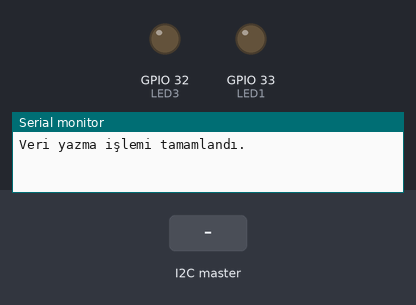
This sketch was run on a simulated ESP32. Parts: output pins drawn as LEDs (lit = HIGH), the last lines printed to the serial monitor. Inputs (shaded band) come from the test bench. Storage starts empty; nothing arrives over Bluetooth unless stated; a phone connects over Bluetooth LE 3 s after start.

Above: at 1.2 s.
1.3 s: the I2C master sends the byte 1
At 3.17 s:
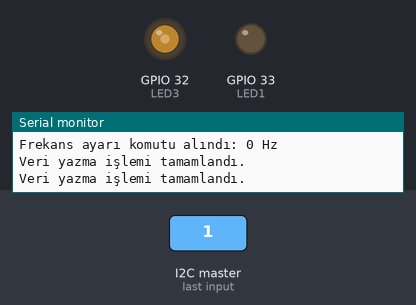
At 10.05 s:
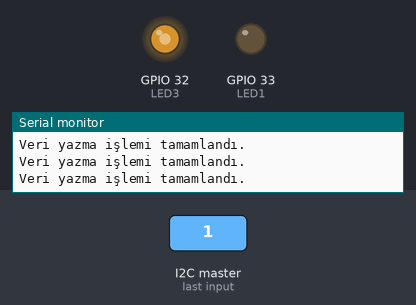
Timing chart, 0 to 10.3 s (numbered marks = the images above; inputs shaded):
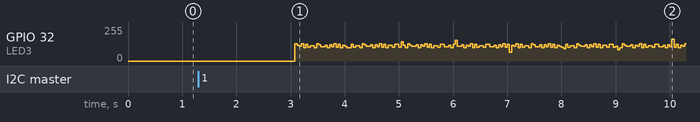

The sketch:

Raid_Eye_ESP32.ino
```cpp
#include <SPI.h>
#include <SD.h>
#include <BLEDevice.h>
#include <BLEServer.h>
#include <BLEUtils.h>
#include <BLE2902.h>
#include <Wire.h>

#define I2C_SLAVE_ADDRESS 0x30
#define BUFFER_SIZE 10

// Veri alındı bayrağı
volatile bool dataReceived = false;

// I2C veri tamponu
volatile uint8_t buffer[BUFFER_SIZE];
volatile int bufferLength = 0;

// Batarya seviyesi pin tanımı
const int Battery_Level_Pin = 12;

// Doppler sabitleri
const float soundSpeed = 343.0;
const float sourceFrequency = 2400000.0;

// LED pinleri
const int LED1 = 33; // Batarya Seviyesi
const int LED3 = 32; // BLE
uint8_t ikaz_sayac = 0;

// SD kart pin tanımları
const int chipSelect = 5;
const int writeInterval = 1000;
unsigned long lastWriteTime = 0;

// Frekans ve diğer değişkenler
long frequency;
float freq_ghz;
float dopplerShift;
float speed;

// BLE bağlantı durumu
bool ble_connected = false;
uint8_t ble_sayac = 0;

// BLE servis ve karakteristik tanımlamaları
BLECharacteristic *pCharacteristic;

// Son BLE gönderim zamanı ve gönderim aralığı
unsigned long lastSendTime = 0;
const unsigned long sendInterval = 200;

// BLE bağlantı durumu için geri arama sınıfı
class MyServerCallbacks : public BLEServerCallbacks {
    void onConnect(BLEServer* pServer) {
      ble_connected = true;
    };
    void onDisconnect(BLEServer* pServer) {
      ble_connected = false;
    };
};

void setup() {
  Serial.begin(115200);

  pinMode(LED1, OUTPUT);
  pinMode(LED3, OUTPUT);
  pinMode(Battery_Level_Pin, INPUT);

  Wire.begin(I2C_SLAVE_ADDRESS);
  Wire.onReceive(receiveEvent);

  if (!SD.begin(chipSelect)) {
    Serial.println("Kart başlatılamadı. Karta erişilemiyor!");
    return;
  }

  BLEDevice::init("Raid Eye");
  BLEServer *pServer = BLEDevice::createServer();
  pServer->setCallbacks(new MyServerCallbacks());

  BLEService *pService = pServer->createService(BLEUUID("4fafc201-1fb5-459e-8fcc-c5c9c331914b"));
  pCharacteristic = pService->createCharacteristic(
                      BLEUUID("beb5483e-36e1-4688-b7f5-ea07361b26a8"),
                      BLECharacteristic::PROPERTY_READ |
                      BLECharacteristic::PROPERTY_WRITE |
                      BLECharacteristic::PROPERTY_NOTIFY |
                      BLECharacteristic::PROPERTY_INDICATE
                    );
  pCharacteristic->setValue("RaidEye_BLE");
  pCharacteristic->addDescriptor(new BLE2902());
  pService->start();
  pServer->getAdvertising()->start();
}

void loop() {
  if (dataReceived) {
    processI2CData();
    dataReceived = false;
  }

  sdCardWriteData();
  checkBLEConnection();
  sendBLEData();
}

void processI2CData() {
  frequency = ((long)buffer[3] << 40) | ((long)buffer[4] << 32) |
              ((long)buffer[5] << 24) | ((long)buffer[6] << 16) |
              ((long)buffer[7] << 8) | buffer[8];

  Serial.printf("Frekans ayarı komutu alındı: %ld Hz\n", frequency);

  freq_ghz = frequency / 1000000.0;

  if (buffer[10] == 1) {
    audibleAlertSystem();
  }

  dopplerShift = frequency - sourceFrequency;
  speed = calculateSpeed(dopplerShift, sourceFrequency, soundSpeed);
}

void sdCardWriteData() {
  unsigned long currentTime = millis();
  if (currentTime - lastWriteTime >= writeInterval) {
    lastWriteTime = currentTime;
    File dataFile = SD.open("raid_eye_data.txt", FILE_WRITE);
    if (dataFile) {
      for (int i = 0; i < BUFFER_SIZE; i++) {
        dataFile.print(buffer[i]);
        dataFile.print('\t');
      }
      dataFile.println();
      dataFile.close();
      Serial.println("Veri yazma işlemi tamamlandı.");
    } else {
      Serial.println("Veri dosyası açılamadı.");
    }
  }
}

void sendBLEData() {
  unsigned long currentTime = millis();
  if (currentTime - lastSendTime >= sendInterval) {
    pCharacteristic->setValue(convertArrayToString(buffer, BUFFER_SIZE));
    pCharacteristic->notify();
    lastSendTime = currentTime;
  }
}

String convertArrayToString(const uint8_t *array, size_t length) {
  String str = "";
  for (size_t i = 0; i < length; i++) {
    str += String(array[i]);
    if (i < length - 1) {
      str += ", ";
    }
  }
  return str;
}

void audibleAlertSystem() {
  digitalWrite(LED1, !digitalRead(LED1));
  delay(50);
  if (ikaz_sayac > 20) {
    ikaz_sayac = 0;
    digitalWrite(LED1, LOW);
  }
}

void checkBLEConnection() {
  if(ble_connected == true){
    ble_sayac++;
    if(ble_sayac<10){
      digitalWrite(LED3, !digitalRead(LED3));
      delay(5);
    }
    else{
      ble_sayac=0;
      digitalWrite(LED3, HIGH);
    }
  }
}

void receiveEvent(int howMany) {
  bufferLength = 0;
  while (Wire.available()) {
    buffer[bufferLength++] = Wire.read();
  }
  dataReceived = true;
}

float calculateSpeed(float dopplerShift, float sourceFrequency, float soundSpeed) {
  return (dopplerShift * soundSpeed) / (2.0 * sourceFrequency);
}
```
